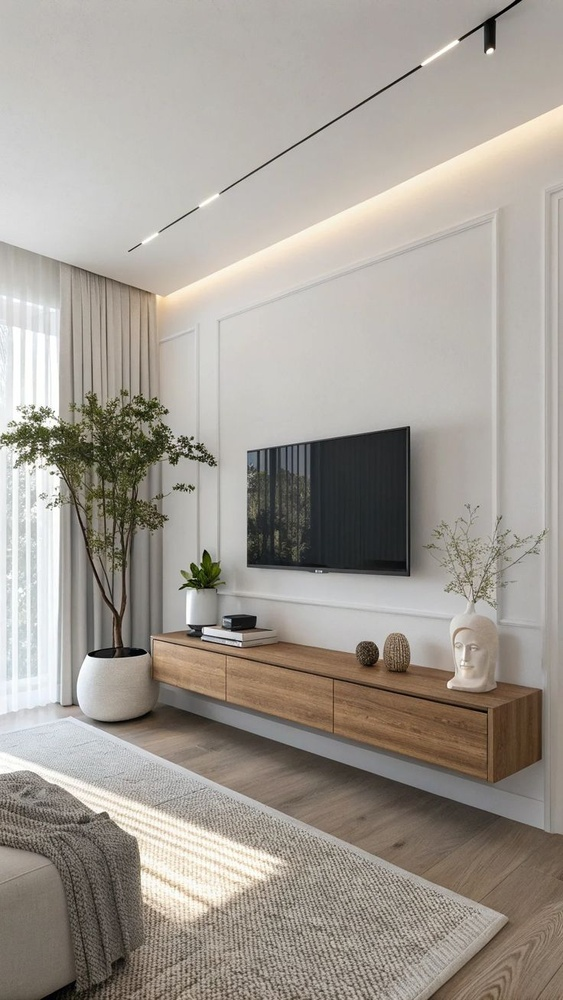
#> input picture backend/data/images/good/10 Interior Design TV Wall Modern You Need to Try.jpg, 563 x 1000 px, shrunk from 736 x 1308 before the run, found by its file name
$ python regression.py   (older library calls are emulated)
#> lines starting #> are read from the running program, lines starting #| are printed output that depends on the picture
### backend/metrics/lighting.py
import cv2
import numpy as np


def compute_lighting_score(image: np.ndarray) -> float:
    """
    Computes a lighting quality score for an image.

    The score evaluates:
    - Global brightness level
    - Light distribution uniformity
    - Presence of underexposed or overexposed regions

    Returns:
        float: lighting score normalized between 0 and 100
    """

    # --------------------------------------------------
    # 1. Convert image to grayscale
    # --------------------------------------------------
    # Lighting analysis is based on intensity, not color.
    # Grayscale conversion simplifies the problem.
    gray = cv2.cvtColor(image, cv2.COLOR_BGR2GRAY)

    # --------------------------------------------------
    # 2. Compute basic brightness statistics
    # --------------------------------------------------
    # Mean intensity represents overall exposure level.
    mean_intensity = np.mean(gray)

    # Standard deviation reflects how evenly light is distributed.
    std_intensity = np.std(gray)

    # --------------------------------------------------
    # 3. Detect extreme intensity regions
    # --------------------------------------------------
    # Very dark pixels (underexposed)
    dark_pixels_ratio = np.sum(gray < 30) / gray.size

    # Very bright pixels (overexposed)
    bright_pixels_ratio = np.sum(gray > 220) / gray.size

    # --------------------------------------------------
    # 4. Score individual components
    # --------------------------------------------------

    # Ideal mean brightness is assumed to be around mid-gray (≈127)
    brightness_score = 100 - abs(mean_intensity - 127) * 100 / 127
    brightness_score = np.clip(brightness_score, 0, 100)

    # Lower standard deviation means more uniform lighting
    uniformity_score = 100 - std_intensity
    uniformity_score = np.clip(uniformity_score, 0, 100)

    # Penalize images with large extreme regions
    extreme_penalty = (dark_pixels_ratio + bright_pixels_ratio) * 100

    # --------------------------------------------------
    # 5. Combine components into final lighting score
    # --------------------------------------------------
    lighting_score = (
        0.5 * brightness_score +
        0.3 * uniformity_score -
        0.2 * extreme_penalty
    )

    # Ensure score is within expected range
    lighting_score = float(np.clip(lighting_score, 0, 100))

    return lighting_score

### backend/metrics/sharpness.py
import cv2
import numpy as np


def compute_sharpness_score(image: np.ndarray) -> float:
    """
    Computes a sharpness score for an image.

    The score is based on the variance of the Laplacian,
    which measures the amount of high-frequency detail
    (edges and texture).

    Returns:
        float: sharpness score normalized between 0 and 100
    """

    # --------------------------------------------------
    # 1. Convert image to grayscale
    # --------------------------------------------------
    # Sharpness is related to intensity changes, not color.
    gray = cv2.cvtColor(image, cv2.COLOR_BGR2GRAY)

    # --------------------------------------------------
    # 2. Apply Laplacian operator
    # --------------------------------------------------
    # The Laplacian highlights regions with rapid intensity changes (edges).
    laplacian = cv2.Laplacian(gray, cv2.CV_64F)

    # --------------------------------------------------
    # 3. Compute variance of the Laplacian
    # --------------------------------------------------
    # High variance → many edges → sharp image
    # Low variance → few edges → blurred image
    laplacian_variance = laplacian.var()

    # --------------------------------------------------
    # 4. Normalize variance into a 0–100 score
    # --------------------------------------------------
    # These thresholds are empirical but realistic for typical images.
    # They can be adjusted later if needed.
    min_var = 50      # very blurry
    max_var = 1000    # very sharp

    sharpness_score = (
        (laplacian_variance - min_var) /
        (max_var - min_var)
    ) * 100

    # Clip score to valid range
    sharpness_score = float(np.clip(sharpness_score, 0, 100))

    return sharpness_score

### backend/metrics/composition.py
import cv2
import numpy as np


def _score_angle_deviation(deviations: np.ndarray, max_deviation: float) -> float:
    if deviations.size == 0:
        return 50.0

    mean_deviation = float(np.mean(deviations))
    score = 100 - (mean_deviation / max_deviation) * 100
    return float(np.clip(score, 0, 100))


def compute_composition_score(image: np.ndarray) -> float:
    """
    Computes a composition and geometric alignment score for an image.

    The score evaluates:
    - Vertical line alignment
    - Horizontal leveling (camera tilt)
    - Framing balance

    Returns:
        float: composition score normalized between 0 and 100
    """

    # --------------------------------------------------
    # 1. Convert image to grayscale and detect edges
    # --------------------------------------------------
    gray = cv2.cvtColor(image, cv2.COLOR_BGR2GRAY)
    edges = cv2.Canny(gray, threshold1=50, threshold2=150)

    # --------------------------------------------------
    # 2. Detect line segments
    # --------------------------------------------------
    height, width = edges.shape
    min_line_length = max(20, int(min(height, width) * 0.1))

    lines = cv2.HoughLinesP(
        edges,
        rho=1,
        theta=np.pi / 180,
        threshold=80,
        minLineLength=min_line_length,
        maxLineGap=10
    )

    vertical_deviation = []
    horizontal_deviation = []

    if lines is not None:
        for x1, y1, x2, y2 in lines[:, 0]:
            dx = x2 - x1
            dy = y2 - y1
            if dx == 0 and dy == 0:
                continue

            angle = np.degrees(np.arctan2(dy, dx))
            angle = angle % 180

            if 75 <= angle <= 105:
                vertical_deviation.append(abs(90 - angle))
            elif angle <= 15 or angle >= 165:
                horizontal_deviation.append(min(angle, 180 - angle))

    vertical_deviation = np.array(vertical_deviation, dtype=float)
    horizontal_deviation = np.array(horizontal_deviation, dtype=float)

    # --------------------------------------------------
    # 3. Score vertical and horizontal alignment
    # --------------------------------------------------
    vertical_score = _score_angle_deviation(vertical_deviation, max_deviation=15.0)
    horizontal_score = _score_angle_deviation(horizontal_deviation, max_deviation=10.0)

    # --------------------------------------------------
    # 4. Score framing balance using edge distribution
    # --------------------------------------------------
    edge_points = np.column_stack(np.where(edges > 0))
    if edge_points.size == 0:
        balance_score = 50.0
    else:
        ys, xs = edge_points[:, 0], edge_points[:, 1]
        center_x = float(np.mean(xs))
        center_y = float(np.mean(ys))

        norm_dx = abs(center_x - (width / 2)) / (width / 2)
        norm_dy = abs(center_y - (height / 2)) / (height / 2)
        imbalance = (norm_dx + norm_dy) / 2

        balance_score = 100 - imbalance * 100
        balance_score = float(np.clip(balance_score, 0, 100))

    # --------------------------------------------------
    # 5. Combine components into final score
    # --------------------------------------------------
    composition_score = (
        0.4 * vertical_score +
        0.3 * horizontal_score +
        0.3 * balance_score
    )

    return float(np.clip(composition_score, 0, 100))

### backend/metrics/color.py
import cv2
import numpy as np


def compute_color_score(image: np.ndarray) -> float:
    """
    Computes a color balance and saturation score for an image.

    The score evaluates:
    - Presence of strong color casts (white balance issues)
    - Under-saturation or over-saturation

    Returns:
        float: color quality score normalized between 0 and 100
    """

    # --------------------------------------------------
    # 1. Convert image to LAB color space (for color balance)
    # --------------------------------------------------
    # LAB separates luminance (L) from chromatic components (A, B)
    lab = cv2.cvtColor(image, cv2.COLOR_BGR2LAB)
    l_channel, a_channel, b_channel = cv2.split(lab)

    # --------------------------------------------------
    # 2. Analyze color balance
    # --------------------------------------------------
    # In a well-balanced image, the mean of A and B channels
    # should be close to the neutral value (128).
    a_mean = np.mean(a_channel)
    b_mean = np.mean(b_channel)

    # Compute deviation from neutral gray
    color_cast_deviation = abs(a_mean - 128) + abs(b_mean - 128)

    # Normalize deviation into score
    max_cast_deviation = 40.0  # empirical tolerance
    balance_score = 100 - (color_cast_deviation / max_cast_deviation) * 100
    balance_score = np.clip(balance_score, 0, 100)

    # --------------------------------------------------
    # 3. Convert image to HSV color space (for saturation)
    # --------------------------------------------------
    hsv = cv2.cvtColor(image, cv2.COLOR_BGR2HSV)
    _, saturation, _ = cv2.split(hsv)

    # --------------------------------------------------
    # 4. Analyze saturation level
    # --------------------------------------------------
    mean_saturation = np.mean(saturation)

    # Ideal saturation range (empirical but realistic)
    ideal_saturation = 80

    saturation_score = 100 - abs(mean_saturation - ideal_saturation) * 100 / ideal_saturation
    saturation_score = np.clip(saturation_score, 0, 100)

    # --------------------------------------------------
    # 5. Combine balance and saturation scores
    # --------------------------------------------------
    color_score = 0.6 * balance_score + 0.4 * saturation_score
    color_score = float(np.clip(color_score, 0, 100))

    return color_score

### backend/metrics/clutter.py
import cv2
import numpy as np


def compute_clutter_score(image: np.ndarray) -> float:
    """
    Computes a visual clutter score for an image.

    The score evaluates:
    - Edge density as a proxy for visual complexity
    - Amount of fine-grained visual information

    Higher scores indicate cleaner, more visually simple scenes.

    Returns:
        float: clutter score normalized between 0 and 100
    """

    # --------------------------------------------------
    # 1. Convert image to grayscale
    # --------------------------------------------------
    # Clutter is related to structure, not color.
    gray = cv2.cvtColor(image, cv2.COLOR_BGR2GRAY)

    # --------------------------------------------------
    # 2. Detect edges
    # --------------------------------------------------
    # Edges represent visual transitions and object boundaries.
    edges = cv2.Canny(gray, threshold1=50, threshold2=150)

    # --------------------------------------------------
    # 3. Compute edge density
    # --------------------------------------------------
    # Edge density = proportion of pixels classified as edges.
    edge_pixels = np.sum(edges > 0)
    total_pixels = edges.size

    edge_density = edge_pixels / total_pixels

    # --------------------------------------------------
    # 4. Normalize edge density into a clutter score
    # --------------------------------------------------
    # High edge density → cluttered scene → lower score
    # Low edge density → clean scene → higher score
    max_edge_density = 0.15  # empirical upper bound for interiors

    clutter_score = 100 - (edge_density / max_edge_density) * 100
    clutter_score = float(np.clip(clutter_score, 0, 100))

    return clutter_score

### backend/scoring/aggregator.py
def compute_global_score(
    lighting: float,
    sharpness: float,
    composition: float,
    color: float,
    clutter: float
) -> float:
    """
    Computes the global visual quality score by combining
    individual metric scores using a weighted aggregation.

    All input scores are expected to be normalized between 0 and 100.

    Returns:
        float: global visual quality score (0–100)
    """

    # --------------------------------------------------
    # 1. Define metric weights (Version 1)
    # --------------------------------------------------
    # These weights reflect perceived importance in
    # real estate photography.
    weights = {
        "lighting": 0.25,
        "sharpness": 0.20,
        "composition": 0.20,
        "color": 0.15,
        "clutter": 0.20
    }

    # --------------------------------------------------
    # 2. Compute weighted sum
    # --------------------------------------------------
    global_score = (
        lighting * weights["lighting"] +
        sharpness * weights["sharpness"] +
        composition * weights["composition"] +
        color * weights["color"] +
        clutter * weights["clutter"]
    )

    # --------------------------------------------------
    # 3. Ensure valid score range
    # --------------------------------------------------
    global_score = max(0.0, min(100.0, global_score))

    return global_score

### backend/models/regression.py
import os
import sys
from pathlib import Path

import cv2
import pandas as pd

# Ensure backend modules are importable when running as a script.
BACKEND_DIR = Path(__file__).resolve().parent.parent
if str(BACKEND_DIR) not in sys.path:
    sys.path.insert(0, str(BACKEND_DIR))

# Import individual metric functions
from metrics.lighting import compute_lighting_score
from metrics.sharpness import compute_sharpness_score
from metrics.composition import compute_composition_score
from metrics.color import compute_color_score
from metrics.clutter import compute_clutter_score

# Import global aggregator
from scoring.aggregator import compute_global_score


# --------------------------------------------------
# 1. Configuration
# --------------------------------------------------

# Root directory where processed images are stored
IMAGE_ROOT = "backend/data/images"

# Output CSV path
OUTPUT_CSV = "backend/data/datasets/visual_quality_dataset.csv"

# Human-defined ground truth scores per quality category
GROUND_TRUTH_SCORES = {
    "good": 85,
    "medium": 55,
    "bad": 25
}


# --------------------------------------------------
# 2. Dataset construction
# --------------------------------------------------

rows = []

for quality_label, target_score in GROUND_TRUTH_SCORES.items():
    folder_path = os.path.join(IMAGE_ROOT, quality_label)

    # Skip if folder does not exist
    if not os.path.isdir(folder_path):
        continue

    for filename in os.listdir(folder_path):
        image_path = os.path.join(folder_path, filename)

        # --------------------------------------------------
        # 3. Load image
        # --------------------------------------------------
        image = cv2.imread(image_path)
#> image is the input picture: shape (1000, 563, 3); mean B, G, R 148.1, 156.1, 162.4

        # Skip unreadable or corrupted files
        if image is None:
            continue

        # --------------------------------------------------
        # 4. Compute individual metrics
        # --------------------------------------------------
        lighting_score = compute_lighting_score(image)
#> in compute_lighting_score, `gray = cv2.cvtColor(image, cv2.COLOR_BGR2GRAY)`:
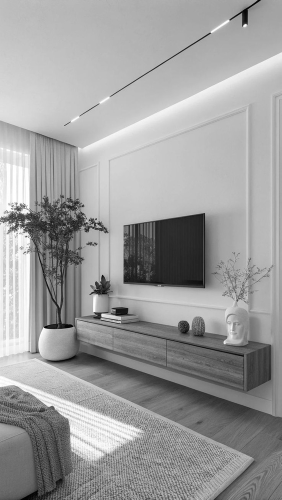
#> gray: shape (1000, 563) (shown at 1/2 size); min 0, max 255, mean 157
#> in compute_lighting_score, `mean_intensity = np.mean(gray)`: mean_intensity = 157
#> in compute_lighting_score, `std_intensity = np.std(gray)`: std_intensity = 51.37
#> in compute_lighting_score, `dark_pixels_ratio = np.sum(gray < 30) / gray.size`: dark_pixels_ratio = 0.00672
#> in compute_lighting_score, `bright_pixels_ratio = np.sum(gray > 220) / gray.size`: bright_pixels_ratio = 0.0647
#> in compute_lighting_score, `brightness_score = 100 - abs(mean_intensity - 127) * 100 / 127`: brightness_score = 76.34
#> in compute_lighting_score, `uniformity_score = 100 - std_intensity`: uniformity_score = 48.63
#> in compute_lighting_score, `extreme_penalty = (dark_pixels_ratio + bright_pixels_ratio) * 100`: extreme_penalty = 7.14
#> in compute_lighting_score, `lighting_score = ( 0.5 * brightness_score + 0.3 * uniformity_score - 0..`: lighting_score = 51.33
#> lighting_score = 51.33
        sharpness_score = compute_sharpness_score(image)
#> in compute_sharpness_score, `laplacian = cv2.Laplacian(gray, cv2.CV_64F)`:
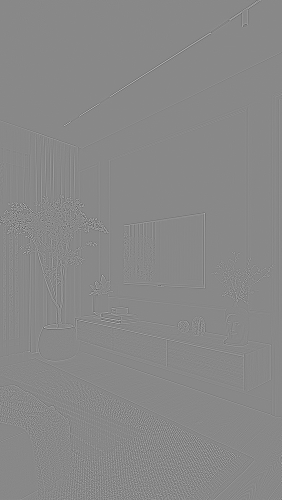
#> laplacian: shape (1000, 563) float64 (shown at 1/2 size); min -428, max 372, mean 0; drawn with min black and max white
#> in compute_sharpness_score, `laplacian_variance = laplacian.var()`: laplacian_variance = 1131.3
#> in compute_sharpness_score, `sharpness_score = ( (laplacian_variance - min_var) / (max_var - min_va..`: sharpness_score = 113.8
#> in compute_sharpness_score, `sharpness_score = float(np.clip(sharpness_score, 0, 100))`: sharpness_score = 100
#> sharpness_score = 100
        composition_score = compute_composition_score(image)
#> in compute_composition_score, `edges = cv2.Canny(gray, threshold1=50, threshold2=150)`:
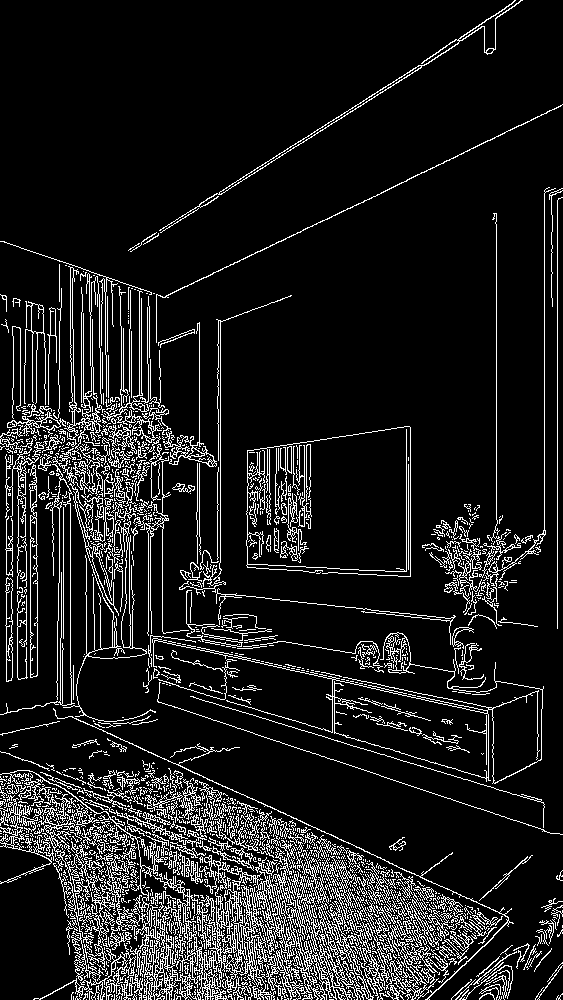
#> edges: shape (1000, 563); 11.3% white in thin lines or dots
#> in compute_composition_score, `lines = cv2.HoughLinesP( edges, rho=1, theta=np.pi / 180, threshold=80..`: lines = 522 rows, first 6: [496, 628, 496, 213], [557, 628, 557, 190], [220, 998, 220, 784], [544, 535, 544, 190], [199, 999, 199, 899], [197, 883, 197, 773]
#> the loop in compute_composition_score, `for x1, y1, x2, y2 in lines[:, 0]:` made 522 passes
#> (x1, y1, x2, y2, dx, dy, angle) on passes 1 to 3: (496, 628, 496, 213, 0, -415, 90), (557, 628, 557, 190, 0, -438, 90), (220, 998, 220, 784, 0, -214, 90)
#> after the loop in compute_composition_score, `for x1, y1, x2, y2 in lines[:, 0]:`: horizontal_deviation = 77 values, max 14.23 at index 13, min 0 at index 10, mean 7.24; vertical_deviation = 263 values, max 13.72 at index 161, min 0 at index 0, mean 2.62
#> in _score_angle_deviation, `mean_deviation = float(np.mean(deviations))`: mean_deviation = 2.62
#> in _score_angle_deviation, `score = 100 - (mean_deviation / max_deviation) * 100`: score = 82.52
#> in compute_composition_score, `horizontal_score = _score_angle_deviation(horizontal_deviation, max_de..`: horizontal_score = 27.6
#> in compute_composition_score, `edge_points = np.column_stack(np.where(edges > 0))`: edge_points = 63784 pairs, first value 0 to 999, second value 0 to 562
#> in compute_composition_score, `center_x = float(np.mean(xs))`: center_x = 234.9
#> in compute_composition_score, `center_y = float(np.mean(ys))`: center_y = 707.6
#> in compute_composition_score, `norm_dx = abs(center_x - (width / 2)) / (width / 2)`: norm_dx = 0.166
#> in compute_composition_score, `norm_dy = abs(center_y - (height / 2)) / (height / 2)`: norm_dy = 0.415
#> in compute_composition_score, `imbalance = (norm_dx + norm_dy) / 2`: imbalance = 0.29
#> in compute_composition_score, `balance_score = 100 - imbalance * 100`: balance_score = 70.96
#> in compute_composition_score, `composition_score = ( 0.4 * vertical_score + 0.3 * horizontal_score + ..`: composition_score = 62.57
#> composition_score = 62.57
        color_score = compute_color_score(image)
#> in compute_color_score, `a_mean = np.mean(a_channel)`: a_mean = 129
#> in compute_color_score, `b_mean = np.mean(b_channel)`: b_mean = 133.2
#> in compute_color_score, `color_cast_deviation = abs(a_mean - 128) + abs(b_mean - 128)`: color_cast_deviation = 6.22
#> in compute_color_score, `balance_score = 100 - (color_cast_deviation / max_cast_deviation) * 100`: balance_score = 84.44
#> in compute_color_score, `_, saturation, _ = cv2.split(hsv)`:
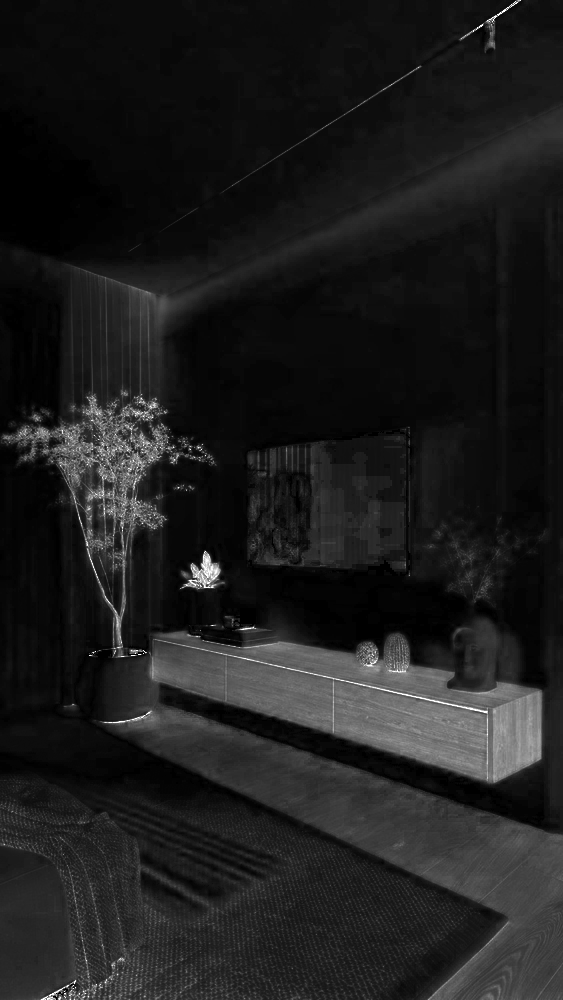
#> saturation: shape (1000, 563); min 0, max 255, mean 29.5
#> in compute_color_score, `mean_saturation = np.mean(saturation)`: mean_saturation = 29.47
#> in compute_color_score, `saturation_score = 100 - abs(mean_saturation - ideal_saturation) * 100..`: saturation_score = 36.83
#> in compute_color_score, `color_score = 0.6 * balance_score + 0.4 * saturation_score`: color_score = 65.4
#> color_score = 65.4
        clutter_score = compute_clutter_score(image)
#> in compute_clutter_score, `edge_pixels = np.sum(edges > 0)`: edge_pixels = 63784
#> in compute_clutter_score, `edge_density = edge_pixels / total_pixels`: edge_density = 0.113
#> in compute_clutter_score, `clutter_score = 100 - (edge_density / max_edge_density) * 100`: clutter_score = 24.47
#> clutter_score = 24.47

        # --------------------------------------------------
        # 5. Compute global score (baseline)
        # --------------------------------------------------
        global_score = compute_global_score(
            lighting=lighting_score,
            sharpness=sharpness_score,
            composition=composition_score,
            color=color_score,
            clutter=clutter_score
        )
#> in compute_global_score, `global_score = ( lighting * weights["lighting"] + sharpness * weights[..`: global_score = 60.05
#> global_score = 60.05

        # --------------------------------------------------
        # 6. Store results
        # --------------------------------------------------
        rows.append({
            "image_name": filename,
            "lighting": lighting_score,
            "sharpness": sharpness_score,
            "composition": composition_score,
            "color": color_score,
            "clutter": clutter_score,
            "global_score": global_score,
            "target_score": target_score
        })


# --------------------------------------------------
# 7. Save dataset to CSV
# --------------------------------------------------

df = pd.DataFrame(rows)
#> (the run stopped early here; a loop or call above may not have finished)
